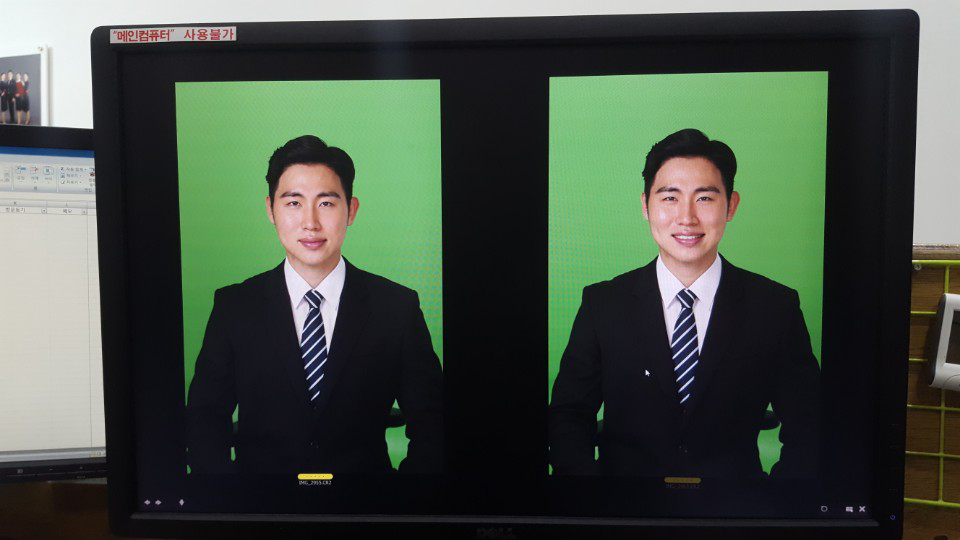
//> input picture part3/parallel/ksbmp.bmp, 960 x 540 px
$ ./main   (built with g++ and OpenCV 4)
//> lines starting //> are read from the running program, lines starting //| are printed output that depends on the picture; after the words box and inside, x2 and y2 are one past the last pixel; in counts of white or black regions, pixels touching at a corner belong together
/**************************************************************************

file name	: parallel
date		: 2017. 8. 19
description	: checking the speed improvement when we use parallel_for
			  +lambda expression

*****************************************************************************/

#pragma warning(disable: 4819)

#include "opencv2/opencv.hpp"
#include "opencv2/core/ocl.hpp"
#include <iostream>

using namespace cv;
using namespace std;

class ParallelThreshold : public ParallelLoopBody
{
public:
	ParallelThreshold(Mat& src, Mat& dst, const double threshold)
		: m_src(src), m_dst(dst), m_threshold(threshold)
	{
		m_dst = Mat::zeros(src.rows, src.cols, src.type());
	}

	virtual void operator ()(const Range& range) const
	{
		for (int r = range.start; r < range.end; r++)
		{
			uchar* pSrc = m_src.ptr<uchar>(r);
			uchar* pDst = m_dst.ptr<uchar>(r);

			for (int x = 0; x < m_src.cols; x++) {
				if (pSrc[x] > m_threshold)
					pDst[x] = 255;
				else
					pDst[x] = 0;
			}
		}
	}

	ParallelThreshold& operator =(const ParallelThreshold &) {
		return *this;
	};

private:
	Mat& m_src;
	Mat& m_dst;
	double m_threshold;
};

int main(int argc, char* argv[])
{
	ocl::setUseOpenCL(true);

	Mat src;
	if (argc < 2)
		src = imread("ksbmp.bmp", IMREAD_GRAYSCALE);
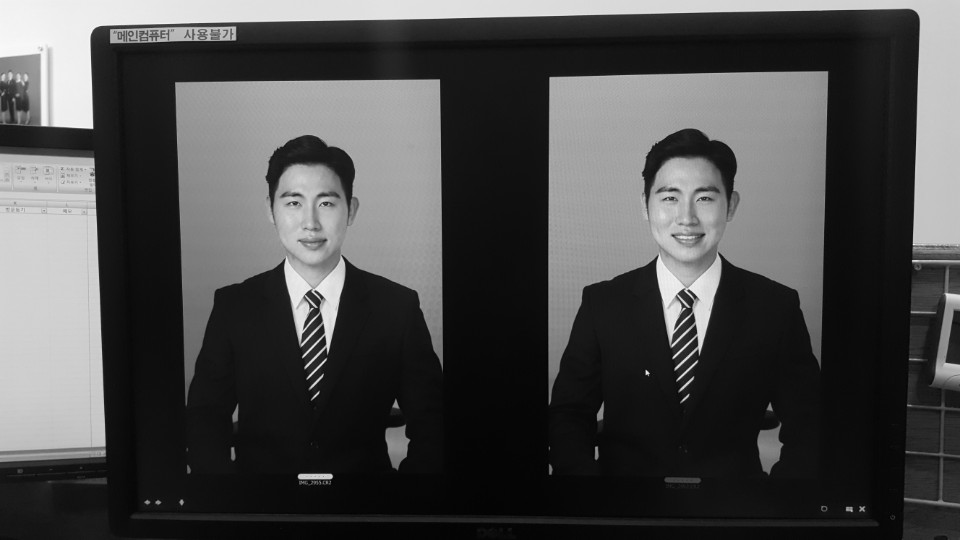
//> src: 540 rows x 960 cols, CV_8UC1; min 0, max 253, mean 75.1
	else
		src = imread(argv[1], IMREAD_GRAYSCALE);

	if (src.empty()) {
		cerr << "Image load failed!" << endl;
		return -1;
	}

	resize(src, src, Size(), 10, 10);
//> src: 5400 rows x 9600 cols, CV_8UC1
	cout << "Image size: " << src.size() << endl;
//| Image size: [9600 x 5400]

	Mat dst;
	double th = 128;
	int64 t1, t2;

	// 1. OpenCV function call
	t1 = getTickCount();

	threshold(src, dst, th, 255, THRESH_BINARY);
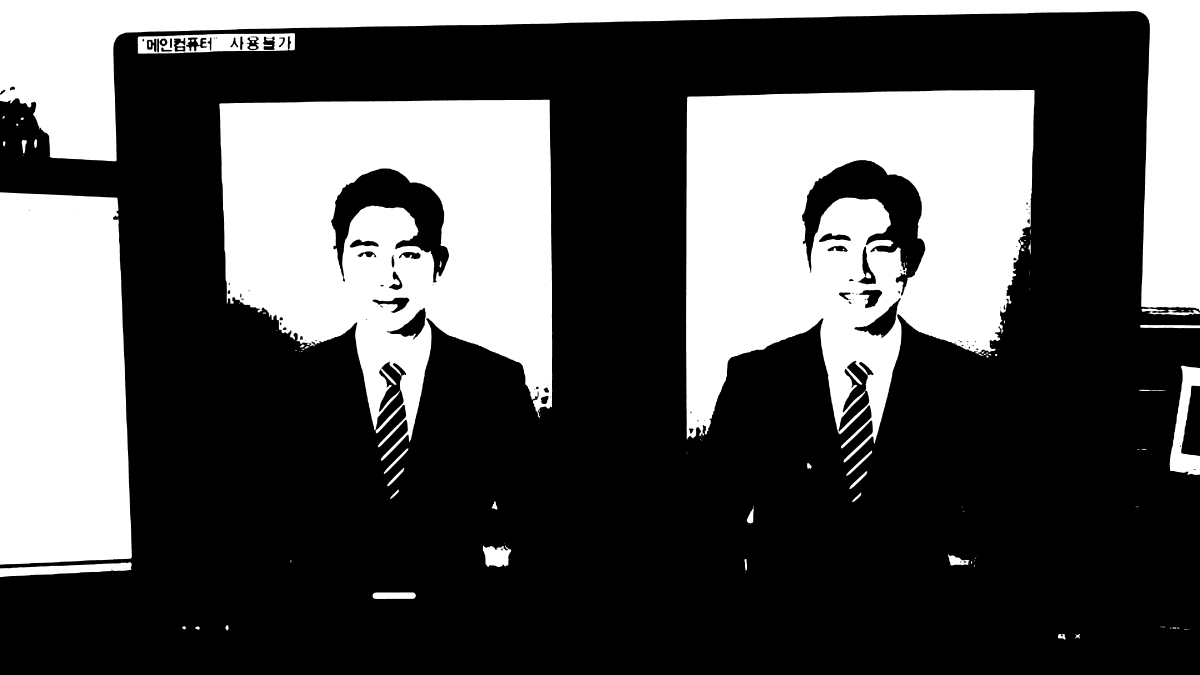
//> dst: 5400 rows x 9600 cols, CV_8UC1 (shown at 1/8 size); 32.9% white; 133 white regions (33 under 20 px), largest, box (x1, y1, x2, y2) and area: (5488, 719, 8276, 3700) 5334286, (1754, 798, 4417, 3687) 4874140, (0, 0, 9600, 2486) 3501589

	t2 = getTickCount();
	cout << "1. function call: " << (t2 - t1) * 1000 / getTickFrequency() << " ms." << endl;

	// 2. No parallel process
	dst = Mat::zeros(src.rows, src.cols, src.type());
	t1 = getTickCount();

	for (int y = 0; y < src.rows; y++) {
		uchar* pSrc = src.ptr<uchar>(y);
		uchar* pDst = dst.ptr<uchar>(y);

		for (int x = 0; x < src.cols; x++) {
			if (pSrc[x] > th)
				pDst[x] = 255;
			else
				pDst[x] = 0;
		}
	}

	t2 = getTickCount();
	cout << "2. Without parallel_for: " << (t2 - t1) * 1000 / getTickFrequency() << " ms." << endl;

	// 3. cv::parallel_for_ with ParallelLoopBody subclass
	dst = Mat::zeros(src.rows, src.cols, src.type());
	t1 = getTickCount();

	ParallelThreshold parallelThreshold(src, dst, th);
	parallel_for_(Range(0, src.rows), parallelThreshold);

	t2 = getTickCount();
	cout << "3. With parallel_for_ (ParallelLoopBody):  " << (t2 - t1) * 1000 / getTickFrequency() << " ms." << endl;

#ifdef CV_CXX_11
	// 4. cv::parallel_for_ with lambda expression
	dst = Mat::zeros(src.rows, src.cols, src.type());
	t1 = getTickCount();

	parallel_for_(Range(0, src.rows), [&](const Range& range) {
		for (int r = range.start; r < range.end; r++)
		{
			uchar* pSrc = src.ptr<uchar>(r);
			uchar* pDst = dst.ptr<uchar>(r);

			for (int x = 0; x < src.cols; x++) {
				if (pSrc[x] > th)
					pDst[x] = 255;
				else
					pDst[x] = 0;
			}
		}
	});

	t2 = getTickCount();
	cout << "4. With parallel_for_ (lambda expression): " << (t2 - t1) * 1000 / getTickFrequency() << " ms." << endl;
#endif

	imshow("src", src);
	imshow("dst", dst);

	waitKey(0);
	return 0;
}
